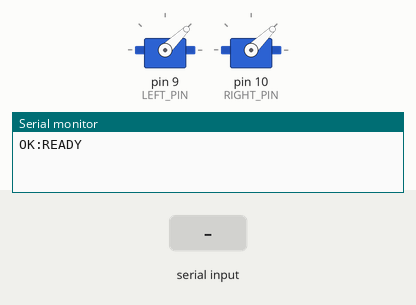
This sketch was run on a simulated Arduino Uno, built with avr-gcc and run on an emulated ATmega328P. Parts: 2 × servo, the last lines printed to the serial monitor. The inputs (shaded band) are chosen by the test bench.

Above: at 1.2 s.
1.3 s: "M,45\n" received over Serial
At 2.0 s:
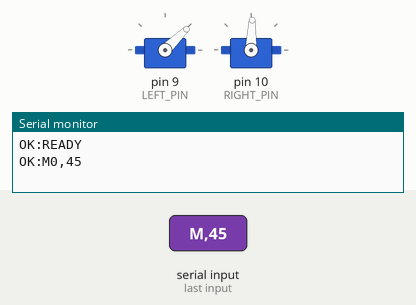
4.3 s: "A90\n" received over Serial
At 5.5 s:
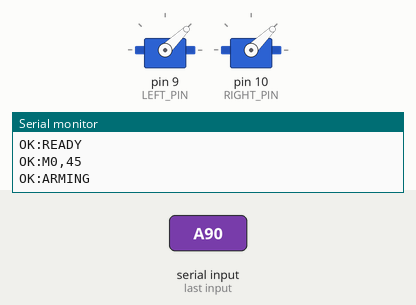
Timing chart, 0 to 7.3 s (numbered marks = the images above; inputs shaded):
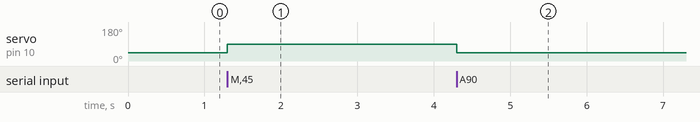

Measured:
- after the input at 1.3 s, servo on pin 10 (RIGHT_PIN): 44° → 88° at once
- after the input at 4.3 s, servo on pin 10 (RIGHT_PIN): 88° → 44° at once

The sketch:

motor_controller.ino
```cpp
/*
 * Arduino Motor Controller
 * Receives serial commands from Jetson, drives 2 brushless ESCs.
 *
 * Wiring:
 *   Pin 9  → ESC #1 signal (left motor)
 *   Pin 10 → ESC #2 signal (right motor)
 *   GND    → ESC GND (both)
 *   ESC power → battery (NOT Arduino)
 *
 * Serial protocol (115200 baud):
 *   A\n          → arm both ESCs
 *   M<L>,<R>\n   → set motor speeds (0-100), e.g. M60,60
 *   S\n          → stop both motors
 */

#include <Servo.h>

#define LEFT_PIN  9
#define RIGHT_PIN 10
#define MIN_US    1000  // ESC min (motor off)
#define MAX_US    2000  // ESC max (full throttle)
#define BAUD      115200

Servo leftESC;
Servo rightESC;

String inputBuffer = "";

void setup() {
  Serial.begin(BAUD);
  leftESC.attach(LEFT_PIN);
  rightESC.attach(RIGHT_PIN);

  // Send min throttle on startup (safe default)
  leftESC.writeMicroseconds(MIN_US);
  rightESC.writeMicroseconds(MIN_US);

  Serial.println("OK:READY");
}

void loop() {
  while (Serial.available()) {
    char c = Serial.read();
    if (c == '\n') {
      handleCommand(inputBuffer);
      inputBuffer = "";
    } else if (c != '\r') {
      inputBuffer += c;
    }
  }
}

void handleCommand(String cmd) {
  cmd.trim();
  if (cmd.length() == 0) return;

  char type = cmd.charAt(0);

  switch (type) {
    case 'A': // Arm
      armESCs();
      break;

    case 'M': { // Motor speeds: M<left>,<right>
      int commaIdx = cmd.indexOf(',');
      if (commaIdx < 0) {
        Serial.println("ERR:FORMAT");
        return;
      }
      int leftSpeed  = cmd.substring(1, commaIdx).toInt();
      int rightSpeed = cmd.substring(commaIdx + 1).toInt();
      setMotors(leftSpeed, rightSpeed);
      break;
    }

    case 'S': // Stop
      setMotors(0, 0);
      Serial.println("OK:STOP");
      break;

    default:
      Serial.println("ERR:UNKNOWN");
      break;
  }
}

void armESCs() {
  Serial.println("OK:ARMING");
  leftESC.writeMicroseconds(MIN_US);
  rightESC.writeMicroseconds(MIN_US);
  delay(3000);
  Serial.println("OK:ARMED");
}

void setMotors(int leftPct, int rightPct) {
  leftPct  = constrain(leftPct,  0, 100);
  rightPct = constrain(rightPct, 0, 100);

  int leftUs  = map(leftPct,  0, 100, MIN_US, MAX_US);
  int rightUs = map(rightPct, 0, 100, MIN_US, MAX_US);

  leftESC.writeMicroseconds(leftUs);
  rightESC.writeMicroseconds(rightUs);

  Serial.print("OK:M");
  Serial.print(leftPct);
  Serial.print(",");
  Serial.println(rightPct);
}
```
